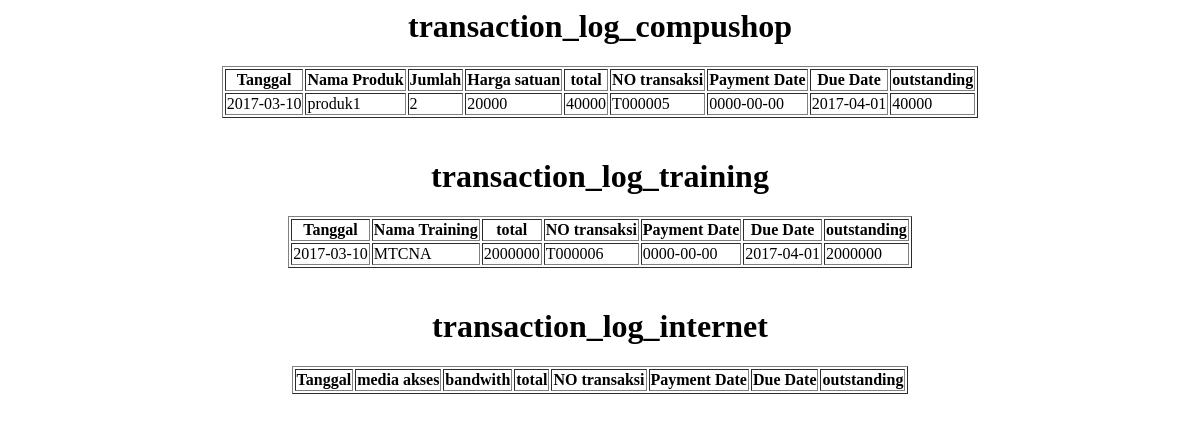
The page /pelanggan/view_transaction_pelanggan.php?userid=U0005 on the database as committed earlier.
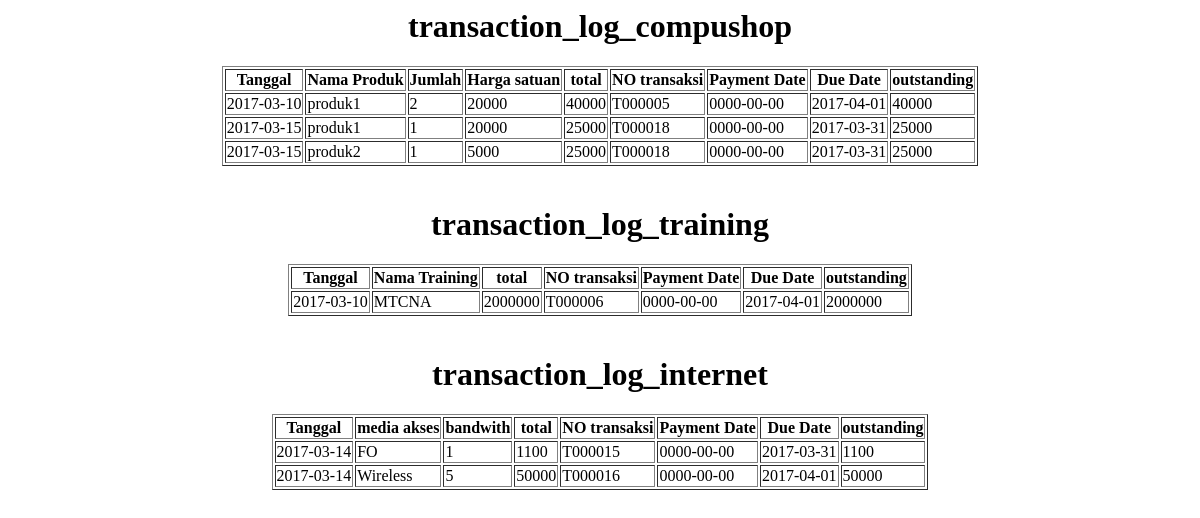
The same page on the database as committed later.
### tables this page shows
CREATE TABLE `transaction_log_compushop` (
  `id_tl` int(11) NOT NULL,
  `inv_num` char(15) NOT NULL,
  `userid` char(5) NOT NULL,
  `productid` char(5) NOT NULL,
  `harga_satuan` int(12) NOT NULL,
  `qty` int(5) NOT NULL,
  `total_bayar` int(12) NOT NULL,
  `tgl_transaksi` date NOT NULL,
  `garansi_mulai` date NOT NULL,
  `garansi_akhir` date NOT NULL
);

CREATE TABLE `transaction_log` (
  `inv_num` char(15) NOT NULL,
  `userid` char(5) NOT NULL,
  `tipe_prod` varchar(10) NOT NULL,
  `total_bayar` int(12) NOT NULL,
  `tgl_transaksi` date NOT NULL,
  `due_date` date NOT NULL,
  `payment_date` date NOT NULL,
  `outstanding` int(12) NOT NULL,
  `status` varchar(10) NOT NULL
);

CREATE TABLE `produk_compushop` (
  `productid` char(5) NOT NULL,
  `nama_produk` varchar(20) NOT NULL,
  `qty` int(5) NOT NULL,
  `harga_satuan` int(12) NOT NULL
);

CREATE TABLE `produk_training` (
  `productid_training` char(5) NOT NULL,
  `nama_training` varchar(20) NOT NULL,
  `harga` int(12) NOT NULL
);

CREATE TABLE `transaction_log_internet` (
  `id_tl` int(11) NOT NULL,
  `inv_num` char(15) NOT NULL,
  `userid` char(5) NOT NULL,
  `media_akses` varchar(10) NOT NULL,
  `bandwith` char(5) NOT NULL,
  `total_bayar` int(12) NOT NULL,
  `tgl_transaksi` date NOT NULL
);

### pelanggan/view_transaction_pelanggan.php (the view, shortened to what this page needs)
<?php
include "koneksi.php";
$userid = $_GET['userid'];
?>
<html>
<head>
</head>
<body>
  <h1 align="center">transaction_log_compushop</h1>
  <table align="center" border="1">
    <center>
  		<thead>
  			<tr>
  				<th>Tanggal</th><th>Nama Produk</th><th>Jumlah</th><th>Harga satuan</th><th>total</th><th>NO transaksi</th><th>Payment Date</th><th>Due Date</th><th>outstanding</th>
  			</tr>
  		</thead>
  	</center>
    <?php
    $query = "select transaction_log.tgl_transaksi, produk_compushop.nama_produk, transaction_log_compushop.qty, transaction_log_compushop.harga_satuan, transaction_log.total_bayar, transaction_log.inv_num, transaction_log.due_date, transaction_log.payment_date, transaction_log.outstanding from transaction_log inner join transaction_log_compushop on transaction_log.userid=transaction_log_compushop.userid and transaction_log.inv_num=transaction_log_compushop.inv_num inner join produk_compushop on transaction_log_compushop.productid=produk_compushop.productid where transaction_log.userid='$userid'";
    $sql = mysqli_query($konek, $query);
    while ($k = mysqli_fetch_array($sql)){
      echo "<tr>
      <td>$k[tgl_transaksi]</td>
      <td>$k[nama_produk]</td>
      <td>$k[qty]</td>
      <td>$k[harga_satuan]</td>
      <td>$k[total_bayar]</td>
      <td>$k[inv_num]</td>
      <td>$k[payment_date]</td>
      <td>$k[due_date]</td>
      <td>$k[outstanding]</td>
      </tr>";
    }
    ?>
  </table><br>
  <h1 align="center">transaction_log_training</h1>
  <table align="center" border="1">
    <center>
  		<thead>
  			<tr>
  				<th>Tanggal</th><th>Nama Training</th><th>total</th><th>NO transaksi</th><th>Payment Date</th><th>Due Date</th><th>outstanding</th>
  			</tr>
  		</thead>
  	</center>
    <?php
    $query1 = "select transaction_log.tgl_transaksi, produk_training.nama_training, transaction_log.total_bayar, transaction_log.inv_num, transaction_log.due_date, transaction_log.payment_date, transaction_log.outstanding from transaction_log inner join transaction_log_training on transaction_log.userid=transaction_log_training.userid and transaction_log.inv_num=transaction_log_training.inv_num inner join produk_training on transaction_log_training.productid_training=produk_training.productid_training where transaction_log.userid='$userid'";
    $sql1 = mysqli_query($konek, $query1);
    while ($k1 = mysqli_fetch_array($sql1)){
      echo "<tr>
      <td>$k1[tgl_transaksi]</td>
      <td>$k1[nama_training]</td>
      <td>$k1[total_bayar]</td>
      <td>$k1[inv_num]</td>
      <td>$k1[payment_date]</td>
      <td>$k1[due_date]</td>
      <td>$k1[outstanding]</td>
      </tr>";
    }
    ?>
  </table><br>
  <h1 align="center">transaction_log_internet</h1>
  <table align="center" border="1">
    <center>
  		<thead>
  			<tr>
  				<th>Tanggal</th><th>media akses</th><th>bandwith</th><th>total</th><th>NO transaksi</th><th>Payment Date</th><th>Due Date</th><th>outstanding</th>
  			</tr>
  		</thead>
  	</center>
    <?php
    $query3 = "select transaction_log.tgl_transaksi, transaction_log_internet.media_akses, transaction_log_internet.bandwith, transaction_log.total_bayar, transaction_log.inv_num, transaction_log.due_date, transaction_log.payment_date, transaction_log.outstanding from transaction_log inner join transaction_log_internet on transaction_log.userid=transaction_log_internet.userid and transaction_log.inv_num=transaction_log_internet.inv_num where transaction_log.userid='$userid'";
    $sql3 = mysqli_query($konek, $query3);
    while ($k3 = mysqli_fetch_array($sql3)){
      echo "<tr>
      <td>$k3[tgl_transaksi]</td>
      <td>$k3[media_akses]</td>
      <td>$k3[bandwith]</td>
      <td>$k3[total_bayar]</td>
      <td>$k3[inv_num]</td>
      <td>$k3[payment_date]</td>
      <td>$k3[due_date]</td>
      <td>$k3[outstanding]</td>
      </tr>";
    }
    ?>
  </table><br>
</body>
</html>

Rows that differ between the two databases and show on the page:
no longer on this page (row unchanged): transaction_log_compushop: inv_num.tgl_transaksi "2017-03-10", productid.nama_produk "produk1", qty "2", harga_satuan "20000", inv_num.total_bayar "40000", inv_num.inv_num "T000005", inv_num.payment_date "0000-00-00", inv_num.due_date "2017-04-01", inv_num.outstanding "40000"
now on this page (row unchanged): transaction_log: tgl_transaksi "2017-03-10", produk_compushop.nama_produk "produk1", transaction_log_compushop.qty "2", transaction_log_compushop.harga_satuan "20000", total_bayar "40000", inv_num "T000005", payment_date "0000-00-00", due_date "2017-04-01", outstanding "40000", shown under "transaction_log_compushop"
added transaction_log: tgl_transaksi "2017-03-15", produk_compushop.nama_produk "produk1", transaction_log_compushop.qty "1", transaction_log_compushop.harga_satuan "20000", total_bayar "25000", inv_num "T000018", payment_date "0000-00-00", due_date "2017-03-31", outstanding "25000", produk_compushop.nama_produk "produk2", transaction_log_compushop.harga_satuan "5000", shown under "transaction_log_compushop"
added transaction_log_internet: inv_num.tgl_transaksi "2017-03-14", media_akses "FO", bandwith "1", inv_num.total_bayar "1100", inv_num.inv_num "T000015", inv_num.payment_date "0000-00-00", inv_num.due_date "2017-03-31", inv_num.outstanding "1100"
added transaction_log_internet: inv_num.tgl_transaksi "2017-03-14", media_akses "Wireless", bandwith "5", inv_num.total_bayar "50000", inv_num.inv_num "T000016", inv_num.payment_date "0000-00-00", inv_num.due_date "2017-04-01", inv_num.outstanding "50000"
